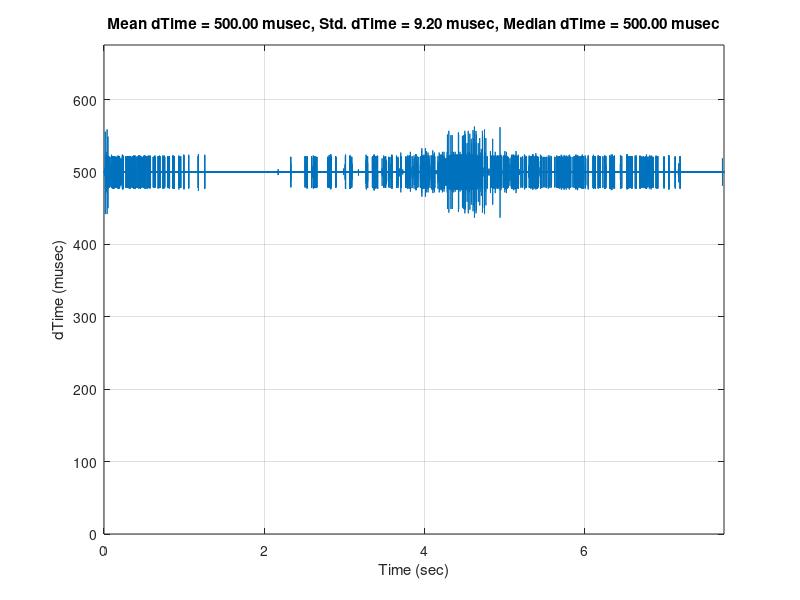
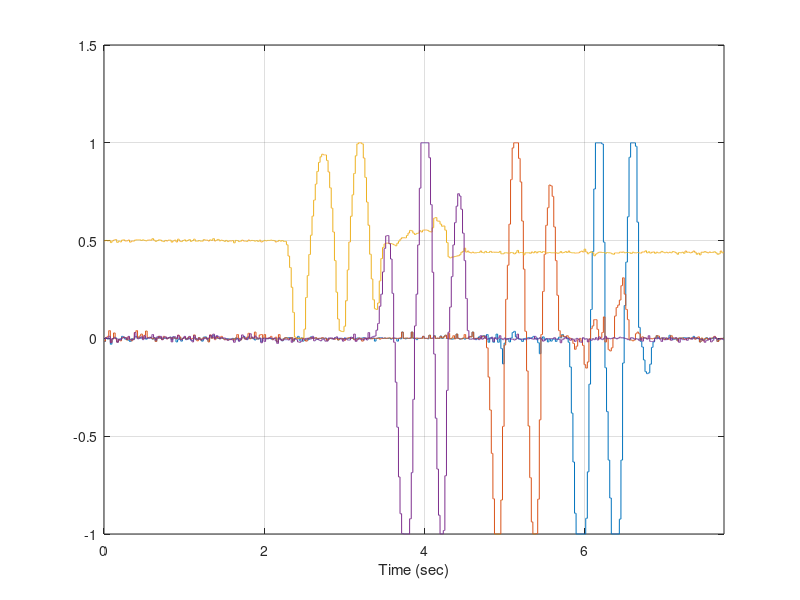

Here is the MATLAB script that generated these plots, in order:
clc, clear variables
%%

% 2 khz
max_num_of_floats = 2000000 / (4 * (8 + 2) * 2000)


% openlager
file_id = fopen('LOG000.TXT');


num_of_floats = fread(file_id, 1, 'uint8')

data_raw = fread(file_id, 'single');
length(data_raw)

fclose(file_id);


%%

data.values = reshape(data_raw, [num_of_floats, length(data_raw)/num_of_floats]).';
            
data.time = cumsum(data.values(:,1)) * 1e-6;
data.time = data.time - data.time(1);

data.values = data.values(:,2:end);


%%

figure(1)
plot(data.time(1:end-1), diff(data.time * 1e6)), grid on
title( sprintf(['Mean dTime = %0.2f musec, ', ...
                'Std. dTime = %0.2f musec, ', ...
                'Median dTime = %0.2f musec'], ...
                mean(diff(data.time * 1e6)), ...
                std(diff(data.time * 1e6)), ...
                median(diff(data.time * 1e6))) )
xlabel('Time (sec)'), ylabel('dTime (musec)')
ylim([0 1.2*max(diff(data.time * 1e6))])
xlim([0 data.time(end-1)])

figure(2)
plot(data.time, data.values), grid on
xlabel('Time (sec)')
xlim([0 data.time(end)])

